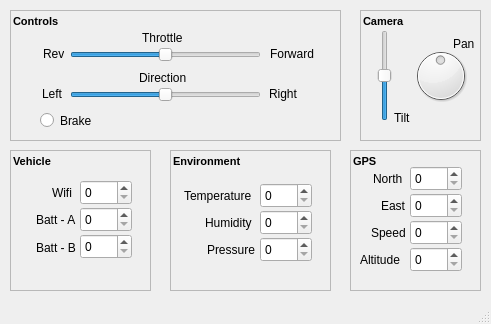
<?xml version="1.0" encoding="UTF-8"?>
<ui version="4.0">
 <class>MainWindow</class>
 <widget class="QMainWindow" name="MainWindow">
  <property name="geometry">
   <rect>
    <x>0</x>
    <y>0</y>
    <width>491</width>
    <height>324</height>
   </rect>
  </property>
  <property name="windowTitle">
   <string>Rover Sim</string>
  </property>
  <widget class="QWidget" name="centralwidget">
   <widget class="QFrame" name="frame_controls">
    <property name="geometry">
     <rect>
      <x>10</x>
      <y>10</y>
      <width>331</width>
      <height>131</height>
     </rect>
    </property>
    <property name="frameShape">
     <enum>QFrame::StyledPanel</enum>
    </property>
    <property name="frameShadow">
     <enum>QFrame::Raised</enum>
    </property>
    <widget class="QLabel" name="label_rev">
     <property name="geometry">
      <rect>
       <x>33</x>
       <y>34</y>
       <width>21</width>
       <height>20</height>
      </rect>
     </property>
     <property name="text">
      <string>Rev</string>
     </property>
    </widget>
    <widget class="QLabel" name="label">
     <property name="geometry">
      <rect>
       <x>132</x>
       <y>20</y>
       <width>54</width>
       <height>15</height>
      </rect>
     </property>
     <property name="text">
      <string>Throttle</string>
     </property>
    </widget>
    <widget class="QLabel" name="label_2">
     <property name="geometry">
      <rect>
       <x>129</x>
       <y>60</y>
       <width>54</width>
       <height>15</height>
      </rect>
     </property>
     <property name="text">
      <string>Direction</string>
     </property>
    </widget>
    <widget class="QLabel" name="label_forward">
     <property name="geometry">
      <rect>
       <x>260</x>
       <y>34</y>
       <width>54</width>
       <height>20</height>
      </rect>
     </property>
     <property name="text">
      <string>Forward</string>
     </property>
    </widget>
    <widget class="QLabel" name="label_left">
     <property name="geometry">
      <rect>
       <x>32</x>
       <y>74</y>
       <width>31</width>
       <height>20</height>
      </rect>
     </property>
     <property name="text">
      <string>Left</string>
     </property>
    </widget>
    <widget class="QLabel" name="label_right">
     <property name="geometry">
      <rect>
       <x>259</x>
       <y>74</y>
       <width>41</width>
       <height>20</height>
      </rect>
     </property>
     <property name="text">
      <string>Right</string>
     </property>
    </widget>
    <widget class="QLabel" name="lbl_control">
     <property name="geometry">
      <rect>
       <x>3</x>
       <y>3</y>
       <width>81</width>
       <height>16</height>
      </rect>
     </property>
     <property name="font">
      <font>
       <pointsize>8</pointsize>
       <weight>75</weight>
       <bold>true</bold>
      </font>
     </property>
     <property name="text">
      <string>Controls</string>
     </property>
    </widget>
    <widget class="QSlider" name="slider_throttle">
     <property name="geometry">
      <rect>
       <x>60</x>
       <y>30</y>
       <width>191</width>
       <height>29</height>
      </rect>
     </property>
     <property name="minimum">
      <number>-100</number>
     </property>
     <property name="maximum">
      <number>100</number>
     </property>
     <property name="tracking">
      <bool>true</bool>
     </property>
     <property name="orientation">
      <enum>Qt::Horizontal</enum>
     </property>
     <property name="tickPosition">
      <enum>QSlider::NoTicks</enum>
     </property>
    </widget>
    <widget class="QSlider" name="slider_direction">
     <property name="geometry">
      <rect>
       <x>60</x>
       <y>70</y>
       <width>191</width>
       <height>29</height>
      </rect>
     </property>
     <property name="minimum">
      <number>-100</number>
     </property>
     <property name="maximum">
      <number>100</number>
     </property>
     <property name="tracking">
      <bool>true</bool>
     </property>
     <property name="orientation">
      <enum>Qt::Horizontal</enum>
     </property>
     <property name="tickPosition">
      <enum>QSlider::NoTicks</enum>
     </property>
    </widget>
    <widget class="QRadioButton" name="rb_brake">
     <property name="geometry">
      <rect>
       <x>30</x>
       <y>100</y>
       <width>100</width>
       <height>21</height>
      </rect>
     </property>
     <property name="text">
      <string>Brake</string>
     </property>
    </widget>
   </widget>
   <widget class="QFrame" name="frame_gps">
    <property name="geometry">
     <rect>
      <x>350</x>
      <y>150</y>
      <width>131</width>
      <height>141</height>
     </rect>
    </property>
    <property name="frameShape">
     <enum>QFrame::StyledPanel</enum>
    </property>
    <property name="frameShadow">
     <enum>QFrame::Raised</enum>
    </property>
    <widget class="QLabel" name="lbl_altitude">
     <property name="geometry">
      <rect>
       <x>10</x>
       <y>100</y>
       <width>51</width>
       <height>20</height>
      </rect>
     </property>
     <property name="text">
      <string>Altitude</string>
     </property>
    </widget>
    <widget class="QSpinBox" name="sb_east">
     <property name="geometry">
      <rect>
       <x>60</x>
       <y>43</y>
       <width>52</width>
       <height>25</height>
      </rect>
     </property>
    </widget>
    <widget class="QSpinBox" name="sb_altitude">
     <property name="geometry">
      <rect>
       <x>60</x>
       <y>97</y>
       <width>52</width>
       <height>25</height>
      </rect>
     </property>
    </widget>
    <widget class="QLabel" name="lbl_east">
     <property name="geometry">
      <rect>
       <x>31</x>
       <y>46</y>
       <width>31</width>
       <height>20</height>
      </rect>
     </property>
     <property name="text">
      <string>East</string>
     </property>
    </widget>
    <widget class="QSpinBox" name="sb_speed">
     <property name="geometry">
      <rect>
       <x>60</x>
       <y>70</y>
       <width>52</width>
       <height>25</height>
      </rect>
     </property>
    </widget>
    <widget class="QLabel" name="lbl_speed">
     <property name="geometry">
      <rect>
       <x>21</x>
       <y>73</y>
       <width>41</width>
       <height>20</height>
      </rect>
     </property>
     <property name="text">
      <string>Speed</string>
     </property>
    </widget>
    <widget class="QSpinBox" name="sb_north">
     <property name="geometry">
      <rect>
       <x>60</x>
       <y>16</y>
       <width>52</width>
       <height>25</height>
      </rect>
     </property>
    </widget>
    <widget class="QLabel" name="lbl_north">
     <property name="geometry">
      <rect>
       <x>23</x>
       <y>19</y>
       <width>41</width>
       <height>20</height>
      </rect>
     </property>
     <property name="text">
      <string>North</string>
     </property>
    </widget>
    <widget class="QLabel" name="lbl_gps">
     <property name="geometry">
      <rect>
       <x>3</x>
       <y>3</y>
       <width>81</width>
       <height>16</height>
      </rect>
     </property>
     <property name="font">
      <font>
       <pointsize>8</pointsize>
       <weight>75</weight>
       <bold>true</bold>
      </font>
     </property>
     <property name="text">
      <string>GPS</string>
     </property>
    </widget>
   </widget>
   <widget class="QFrame" name="frame_environment">
    <property name="geometry">
     <rect>
      <x>170</x>
      <y>150</y>
      <width>161</width>
      <height>141</height>
     </rect>
    </property>
    <property name="frameShape">
     <enum>QFrame::StyledPanel</enum>
    </property>
    <property name="frameShadow">
     <enum>QFrame::Raised</enum>
    </property>
    <widget class="QLabel" name="lbl_pressure">
     <property name="geometry">
      <rect>
       <x>37</x>
       <y>90</y>
       <width>51</width>
       <height>20</height>
      </rect>
     </property>
     <property name="text">
      <string>Pressure</string>
     </property>
    </widget>
    <widget class="QSpinBox" name="sb_humidity">
     <property name="geometry">
      <rect>
       <x>90</x>
       <y>60</y>
       <width>52</width>
       <height>25</height>
      </rect>
     </property>
    </widget>
    <widget class="QLabel" name="lbl_humidity">
     <property name="geometry">
      <rect>
       <x>35</x>
       <y>63</y>
       <width>51</width>
       <height>20</height>
      </rect>
     </property>
     <property name="text">
      <string>Humidity</string>
     </property>
    </widget>
    <widget class="QSpinBox" name="sb_pressure">
     <property name="geometry">
      <rect>
       <x>90</x>
       <y>87</y>
       <width>52</width>
       <height>25</height>
      </rect>
     </property>
    </widget>
    <widget class="QSpinBox" name="sb_temperature">
     <property name="geometry">
      <rect>
       <x>90</x>
       <y>33</y>
       <width>52</width>
       <height>25</height>
      </rect>
     </property>
    </widget>
    <widget class="QLabel" name="lbl_temperature">
     <property name="geometry">
      <rect>
       <x>14</x>
       <y>36</y>
       <width>71</width>
       <height>20</height>
      </rect>
     </property>
     <property name="text">
      <string>Temperature</string>
     </property>
    </widget>
    <widget class="QLabel" name="lbl_environment">
     <property name="geometry">
      <rect>
       <x>3</x>
       <y>3</y>
       <width>81</width>
       <height>16</height>
      </rect>
     </property>
     <property name="font">
      <font>
       <pointsize>8</pointsize>
       <weight>75</weight>
       <bold>true</bold>
      </font>
     </property>
     <property name="text">
      <string>Environment</string>
     </property>
    </widget>
   </widget>
   <widget class="QFrame" name="frame_vehicle">
    <property name="geometry">
     <rect>
      <x>10</x>
      <y>150</y>
      <width>141</width>
      <height>141</height>
     </rect>
    </property>
    <property name="frameShape">
     <enum>QFrame::StyledPanel</enum>
    </property>
    <property name="frameShadow">
     <enum>QFrame::Raised</enum>
    </property>
    <widget class="QLabel" name="lbl_wifi">
     <property name="geometry">
      <rect>
       <x>42</x>
       <y>33</y>
       <width>31</width>
       <height>20</height>
      </rect>
     </property>
     <property name="text">
      <string>Wifi</string>
     </property>
    </widget>
    <widget class="QSpinBox" name="sb_wifi">
     <property name="geometry">
      <rect>
       <x>70</x>
       <y>30</y>
       <width>52</width>
       <height>25</height>
      </rect>
     </property>
    </widget>
    <widget class="QLabel" name="lbl_vehicle">
     <property name="geometry">
      <rect>
       <x>3</x>
       <y>3</y>
       <width>81</width>
       <height>16</height>
      </rect>
     </property>
     <property name="font">
      <font>
       <pointsize>8</pointsize>
       <weight>75</weight>
       <bold>true</bold>
      </font>
     </property>
     <property name="text">
      <string>Vehicle</string>
     </property>
    </widget>
    <widget class="QLabel" name="lbl_batt_a">
     <property name="geometry">
      <rect>
       <x>26</x>
       <y>60</y>
       <width>51</width>
       <height>20</height>
      </rect>
     </property>
     <property name="text">
      <string>Batt - A</string>
     </property>
    </widget>
    <widget class="QSpinBox" name="sb_batt_a">
     <property name="geometry">
      <rect>
       <x>70</x>
       <y>57</y>
       <width>52</width>
       <height>25</height>
      </rect>
     </property>
    </widget>
    <widget class="QLabel" name="lbl_batt_b">
     <property name="geometry">
      <rect>
       <x>26</x>
       <y>88</y>
       <width>51</width>
       <height>20</height>
      </rect>
     </property>
     <property name="text">
      <string>Batt - B</string>
     </property>
    </widget>
    <widget class="QSpinBox" name="sb_batt_b">
     <property name="geometry">
      <rect>
       <x>70</x>
       <y>84</y>
       <width>52</width>
       <height>25</height>
      </rect>
     </property>
    </widget>
   </widget>
   <widget class="QFrame" name="frame_camera">
    <property name="geometry">
     <rect>
      <x>360</x>
      <y>10</y>
      <width>121</width>
      <height>131</height>
     </rect>
    </property>
    <property name="frameShape">
     <enum>QFrame::StyledPanel</enum>
    </property>
    <property name="frameShadow">
     <enum>QFrame::Raised</enum>
    </property>
    <widget class="QSlider" name="slider_cam_tilt">
     <property name="geometry">
      <rect>
       <x>10</x>
       <y>20</y>
       <width>29</width>
       <height>91</height>
      </rect>
     </property>
     <property name="minimum">
      <number>-100</number>
     </property>
     <property name="maximum">
      <number>100</number>
     </property>
     <property name="orientation">
      <enum>Qt::Vertical</enum>
     </property>
    </widget>
    <widget class="QDial" name="dial_cam_pan">
     <property name="geometry">
      <rect>
       <x>50</x>
       <y>30</y>
       <width>61</width>
       <height>71</height>
      </rect>
     </property>
     <property name="minimum">
      <number>-100</number>
     </property>
     <property name="maximum">
      <number>100</number>
     </property>
    </widget>
    <widget class="QLabel" name="label_tilt">
     <property name="geometry">
      <rect>
       <x>34</x>
       <y>100</y>
       <width>21</width>
       <height>16</height>
      </rect>
     </property>
     <property name="text">
      <string>Tilt</string>
     </property>
    </widget>
    <widget class="QLabel" name="label_pan">
     <property name="geometry">
      <rect>
       <x>93</x>
       <y>26</y>
       <width>21</width>
       <height>16</height>
      </rect>
     </property>
     <property name="text">
      <string>Pan</string>
     </property>
    </widget>
    <widget class="QLabel" name="lbl_camera">
     <property name="geometry">
      <rect>
       <x>3</x>
       <y>3</y>
       <width>81</width>
       <height>16</height>
      </rect>
     </property>
     <property name="font">
      <font>
       <pointsize>8</pointsize>
       <weight>75</weight>
       <bold>true</bold>
      </font>
     </property>
     <property name="text">
      <string>Camera</string>
     </property>
    </widget>
   </widget>
  </widget>
  <widget class="QStatusBar" name="statusbar"/>
 </widget>
 <resources/>
 <connections>
  <connection>
   <sender>sb_wifi</sender>
   <signal>valueChanged(int)</signal>
   <receiver>MainWindow</receiver>
   <slot>vehicle_change()</slot>
   <hints>
    <hint type="sourcelabel">
     <x>104</x>
     <y>184</y>
    </hint>
    <hint type="destinationlabel">
     <x>38</x>
     <y>135</y>
    </hint>
   </hints>
  </connection>
  <connection>
   <sender>sb_batt_a</sender>
   <signal>valueChanged(int)</signal>
   <receiver>MainWindow</receiver>
   <slot>vehicle_change()</slot>
   <hints>
    <hint type="sourcelabel">
     <x>120</x>
     <y>210</y>
    </hint>
    <hint type="destinationlabel">
     <x>128</x>
     <y>136</y>
    </hint>
   </hints>
  </connection>
  <connection>
   <sender>sb_batt_b</sender>
   <signal>valueChanged(int)</signal>
   <receiver>MainWindow</receiver>
   <slot>vehicle_change()</slot>
   <hints>
    <hint type="sourcelabel">
     <x>92</x>
     <y>240</y>
    </hint>
    <hint type="destinationlabel">
     <x>159</x>
     <y>167</y>
    </hint>
   </hints>
  </connection>
  <connection>
   <sender>sb_temperature</sender>
   <signal>valueChanged(int)</signal>
   <receiver>MainWindow</receiver>
   <slot>vehicle_change()</slot>
   <hints>
    <hint type="sourcelabel">
     <x>292</x>
     <y>185</y>
    </hint>
    <hint type="destinationlabel">
     <x>320</x>
     <y>135</y>
    </hint>
   </hints>
  </connection>
  <connection>
   <sender>sb_humidity</sender>
   <signal>valueChanged(int)</signal>
   <receiver>MainWindow</receiver>
   <slot>vehicle_change()</slot>
   <hints>
    <hint type="sourcelabel">
     <x>273</x>
     <y>214</y>
    </hint>
    <hint type="destinationlabel">
     <x>341</x>
     <y>164</y>
    </hint>
   </hints>
  </connection>
  <connection>
   <sender>sb_pressure</sender>
   <signal>valueChanged(int)</signal>
   <receiver>MainWindow</receiver>
   <slot>vehicle_change()</slot>
   <hints>
    <hint type="sourcelabel">
     <x>310</x>
     <y>240</y>
    </hint>
    <hint type="destinationlabel">
     <x>338</x>
     <y>209</y>
    </hint>
   </hints>
  </connection>
  <connection>
   <sender>sb_north</sender>
   <signal>valueChanged(int)</signal>
   <receiver>MainWindow</receiver>
   <slot>vehicle_change()</slot>
   <hints>
    <hint type="sourcelabel">
     <x>442</x>
     <y>171</y>
    </hint>
    <hint type="destinationlabel">
     <x>427</x>
     <y>134</y>
    </hint>
   </hints>
  </connection>
  <connection>
   <sender>sb_east</sender>
   <signal>valueChanged(int)</signal>
   <receiver>MainWindow</receiver>
   <slot>vehicle_change()</slot>
   <hints>
    <hint type="sourcelabel">
     <x>453</x>
     <y>190</y>
    </hint>
    <hint type="destinationlabel">
     <x>466</x>
     <y>135</y>
    </hint>
   </hints>
  </connection>
  <connection>
   <sender>sb_speed</sender>
   <signal>valueChanged(int)</signal>
   <receiver>MainWindow</receiver>
   <slot>vehicle_change()</slot>
   <hints>
    <hint type="sourcelabel">
     <x>420</x>
     <y>219</y>
    </hint>
    <hint type="destinationlabel">
     <x>490</x>
     <y>177</y>
    </hint>
   </hints>
  </connection>
  <connection>
   <sender>sb_altitude</sender>
   <signal>valueChanged(int)</signal>
   <receiver>MainWindow</receiver>
   <slot>vehicle_change()</slot>
   <hints>
    <hint type="sourcelabel">
     <x>435</x>
     <y>247</y>
    </hint>
    <hint type="destinationlabel">
     <x>490</x>
     <y>235</y>
    </hint>
   </hints>
  </connection>
 </connections>
 <slots>
  <slot>vehicle_change()</slot>
 </slots>
</ui>
